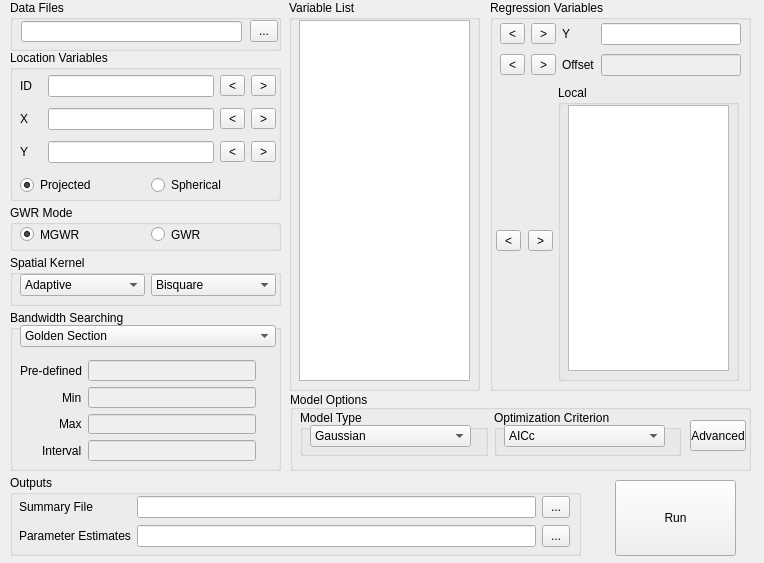
<?xml version="1.0" encoding="UTF-8"?>
<ui version="4.0">
 <class>Dialog</class>
 <widget class="QDialog" name="Dialog">
  <property name="geometry">
   <rect>
    <x>0</x>
    <y>0</y>
    <width>764</width>
    <height>563</height>
   </rect>
  </property>
  <property name="sizePolicy">
   <sizepolicy hsizetype="Fixed" vsizetype="Fixed">
    <horstretch>0</horstretch>
    <verstretch>0</verstretch>
   </sizepolicy>
  </property>
  <property name="maximumSize">
   <size>
    <width>764</width>
    <height>618</height>
   </size>
  </property>
  <property name="sizeIncrement">
   <size>
    <width>0</width>
    <height>0</height>
   </size>
  </property>
  <property name="windowTitle">
   <string>MGWR</string>
  </property>
  <property name="layoutDirection">
   <enum>Qt::LeftToRight</enum>
  </property>
  <property name="autoFillBackground">
   <bool>false</bool>
  </property>
  <widget class="QGroupBox" name="groupBox_2">
   <property name="geometry">
    <rect>
     <x>289</x>
     <y>0</y>
     <width>191</width>
     <height>391</height>
    </rect>
   </property>
   <property name="title">
    <string>Variable List</string>
   </property>
   <widget class="QListWidget" name="variableList">
    <property name="geometry">
     <rect>
      <x>10</x>
      <y>20</y>
      <width>171</width>
      <height>361</height>
     </rect>
    </property>
    <property name="focusPolicy">
     <enum>Qt::ClickFocus</enum>
    </property>
    <property name="frameShape">
     <enum>QFrame::StyledPanel</enum>
    </property>
    <property name="editTriggers">
     <set>QAbstractItemView::NoEditTriggers</set>
    </property>
    <property name="dragEnabled">
     <bool>false</bool>
    </property>
    <property name="dragDropMode">
     <enum>QAbstractItemView::NoDragDrop</enum>
    </property>
    <property name="selectionMode">
     <enum>QAbstractItemView::ExtendedSelection</enum>
    </property>
    <property name="resizeMode">
     <enum>QListView::Fixed</enum>
    </property>
   </widget>
  </widget>
  <widget class="QGroupBox" name="groupBox_6">
   <property name="geometry">
    <rect>
     <x>490</x>
     <y>0</y>
     <width>261</width>
     <height>391</height>
    </rect>
   </property>
   <property name="title">
    <string>Regression Variables</string>
   </property>
   <widget class="QWidget" name="gridLayoutWidget">
    <property name="geometry">
     <rect>
      <x>10</x>
      <y>20</y>
      <width>241</width>
      <height>61</height>
     </rect>
    </property>
    <layout class="QGridLayout" name="gridLayout">
     <item row="1" column="1">
      <widget class="QToolButton" name="addOffset">
       <property name="minimumSize">
        <size>
         <width>25</width>
         <height>20</height>
        </size>
       </property>
       <property name="text">
        <string>&gt;</string>
       </property>
      </widget>
     </item>
     <item row="1" column="0">
      <widget class="QToolButton" name="removeOffset">
       <property name="minimumSize">
        <size>
         <width>25</width>
         <height>20</height>
        </size>
       </property>
       <property name="text">
        <string>&lt;</string>
       </property>
      </widget>
     </item>
     <item row="1" column="2">
      <widget class="QLabel" name="label_5">
       <property name="text">
        <string>Offset</string>
       </property>
      </widget>
     </item>
     <item row="1" column="3">
      <widget class="QLineEdit" name="OffsetLabel">
       <property name="enabled">
        <bool>false</bool>
       </property>
       <property name="focusPolicy">
        <enum>Qt::ClickFocus</enum>
       </property>
      </widget>
     </item>
     <item row="0" column="3">
      <widget class="QLineEdit" name="responseLabel">
       <property name="focusPolicy">
        <enum>Qt::ClickFocus</enum>
       </property>
       <property name="readOnly">
        <bool>true</bool>
       </property>
      </widget>
     </item>
     <item row="0" column="2">
      <widget class="QLabel" name="label_4">
       <property name="text">
        <string>Y</string>
       </property>
      </widget>
     </item>
     <item row="0" column="1">
      <widget class="QToolButton" name="addY">
       <property name="minimumSize">
        <size>
         <width>25</width>
         <height>20</height>
        </size>
       </property>
       <property name="text">
        <string>&gt;</string>
       </property>
      </widget>
     </item>
     <item row="0" column="0">
      <widget class="QToolButton" name="removeY">
       <property name="minimumSize">
        <size>
         <width>25</width>
         <height>20</height>
        </size>
       </property>
       <property name="text">
        <string>&lt;</string>
       </property>
      </widget>
     </item>
    </layout>
   </widget>
   <widget class="QGroupBox" name="groupBox_3">
    <property name="geometry">
     <rect>
      <x>68</x>
      <y>85</y>
      <width>181</width>
      <height>296</height>
     </rect>
    </property>
    <property name="title">
     <string>Local</string>
    </property>
    <widget class="QListWidget" name="localList">
     <property name="geometry">
      <rect>
       <x>10</x>
       <y>20</y>
       <width>161</width>
       <height>266</height>
      </rect>
     </property>
     <property name="focusPolicy">
      <enum>Qt::ClickFocus</enum>
     </property>
     <property name="editTriggers">
      <set>QAbstractItemView::NoEditTriggers</set>
     </property>
     <property name="selectionMode">
      <enum>QAbstractItemView::ExtendedSelection</enum>
     </property>
    </widget>
    <zorder>localList</zorder>
    <zorder>gridLayoutWidget</zorder>
   </widget>
   <widget class="QWidget" name="horizontalLayoutWidget_5">
    <property name="geometry">
     <rect>
      <x>5</x>
      <y>225</y>
      <width>60</width>
      <height>31</height>
     </rect>
    </property>
    <layout class="QHBoxLayout" name="horizontalLayout_5">
     <item>
      <widget class="QToolButton" name="removeLocal">
       <property name="minimumSize">
        <size>
         <width>25</width>
         <height>20</height>
        </size>
       </property>
       <property name="text">
        <string>&lt;</string>
       </property>
      </widget>
     </item>
     <item>
      <widget class="QToolButton" name="addLocal">
       <property name="minimumSize">
        <size>
         <width>25</width>
         <height>20</height>
        </size>
       </property>
       <property name="text">
        <string>&gt;</string>
       </property>
      </widget>
     </item>
    </layout>
   </widget>
  </widget>
  <widget class="QGroupBox" name="groupBox_7">
   <property name="geometry">
    <rect>
     <x>10</x>
     <y>205</y>
     <width>271</width>
     <height>46</height>
    </rect>
   </property>
   <property name="title">
    <string>GWR Mode</string>
   </property>
   <widget class="QWidget" name="horizontalLayoutWidget_2">
    <property name="geometry">
     <rect>
      <x>10</x>
      <y>20</y>
      <width>256</width>
      <height>19</height>
     </rect>
    </property>
    <layout class="QHBoxLayout" name="horizontalLayout_2">
     <item>
      <widget class="QRadioButton" name="isMGWRRBTN">
       <property name="text">
        <string>MGWR</string>
       </property>
       <property name="checked">
        <bool>true</bool>
       </property>
      </widget>
     </item>
     <item>
      <widget class="QRadioButton" name="isGWRRBTN">
       <property name="enabled">
        <bool>true</bool>
       </property>
       <property name="text">
        <string>GWR</string>
       </property>
       <property name="checkable">
        <bool>true</bool>
       </property>
       <property name="checked">
        <bool>false</bool>
       </property>
      </widget>
     </item>
    </layout>
   </widget>
  </widget>
  <widget class="QGroupBox" name="kernelDropdownGrou">
   <property name="geometry">
    <rect>
     <x>10</x>
     <y>255</y>
     <width>271</width>
     <height>51</height>
    </rect>
   </property>
   <property name="title">
    <string>Spatial Kernel</string>
   </property>
   <widget class="QWidget" name="horizontalLayoutWidget_3">
    <property name="geometry">
     <rect>
      <x>10</x>
      <y>15</y>
      <width>256</width>
      <height>31</height>
     </rect>
    </property>
    <layout class="QHBoxLayout" name="horizontalLayout_3">
     <item>
      <widget class="QComboBox" name="fixedBox">
       <property name="minimumSize">
        <size>
         <width>0</width>
         <height>22</height>
        </size>
       </property>
       <item>
        <property name="text">
         <string>Adaptive</string>
        </property>
       </item>
       <item>
        <property name="text">
         <string>Fixed</string>
        </property>
       </item>
      </widget>
     </item>
     <item>
      <widget class="QComboBox" name="shapeBox">
       <property name="minimumSize">
        <size>
         <width>0</width>
         <height>22</height>
        </size>
       </property>
       <item>
        <property name="text">
         <string>Bisquare</string>
        </property>
       </item>
       <item>
        <property name="text">
         <string>Gaussian</string>
        </property>
       </item>
       <item>
        <property name="text">
         <string>Exponential</string>
        </property>
       </item>
      </widget>
     </item>
    </layout>
   </widget>
  </widget>
  <widget class="QGroupBox" name="groupBox_9">
   <property name="geometry">
    <rect>
     <x>10</x>
     <y>310</y>
     <width>271</width>
     <height>161</height>
    </rect>
   </property>
   <property name="title">
    <string>Bandwidth Searching</string>
   </property>
   <widget class="QComboBox" name="bwDropdown">
    <property name="geometry">
     <rect>
      <x>10</x>
      <y>15</y>
      <width>256</width>
      <height>22</height>
     </rect>
    </property>
    <property name="minimumSize">
     <size>
      <width>0</width>
      <height>22</height>
     </size>
    </property>
    <item>
     <property name="text">
      <string>Golden Section</string>
     </property>
    </item>
    <item>
     <property name="text">
      <string>Interval Search</string>
     </property>
    </item>
    <item>
     <property name="text">
      <string>Pre-defiend bandwidth</string>
     </property>
    </item>
   </widget>
   <widget class="QWidget" name="formLayoutWidget">
    <property name="geometry">
     <rect>
      <x>10</x>
      <y>50</y>
      <width>236</width>
      <height>101</height>
     </rect>
    </property>
    <layout class="QFormLayout" name="formLayout">
     <property name="labelAlignment">
      <set>Qt::AlignRight|Qt::AlignTrailing|Qt::AlignVCenter</set>
     </property>
     <property name="formAlignment">
      <set>Qt::AlignLeading|Qt::AlignLeft|Qt::AlignTop</set>
     </property>
     <item row="0" column="0">
      <widget class="QLabel" name="label_6">
       <property name="text">
        <string>Pre-defined</string>
       </property>
      </widget>
     </item>
     <item row="0" column="1">
      <widget class="QLineEdit" name="bwPreDefined">
       <property name="enabled">
        <bool>false</bool>
       </property>
      </widget>
     </item>
     <item row="1" column="1">
      <widget class="QLineEdit" name="bwMin">
       <property name="enabled">
        <bool>false</bool>
       </property>
      </widget>
     </item>
     <item row="2" column="1">
      <widget class="QLineEdit" name="bwMax">
       <property name="enabled">
        <bool>false</bool>
       </property>
      </widget>
     </item>
     <item row="3" column="1">
      <widget class="QLineEdit" name="bwInterval">
       <property name="enabled">
        <bool>false</bool>
       </property>
      </widget>
     </item>
     <item row="1" column="0">
      <widget class="QLabel" name="label_9">
       <property name="text">
        <string>Min</string>
       </property>
      </widget>
     </item>
     <item row="2" column="0">
      <widget class="QLabel" name="label_10">
       <property name="text">
        <string>Max</string>
       </property>
      </widget>
     </item>
     <item row="3" column="0">
      <widget class="QLabel" name="label_11">
       <property name="text">
        <string>Interval</string>
       </property>
      </widget>
     </item>
    </layout>
   </widget>
  </widget>
  <widget class="QGroupBox" name="groupBox_4">
   <property name="geometry">
    <rect>
     <x>10</x>
     <y>50</y>
     <width>271</width>
     <height>151</height>
    </rect>
   </property>
   <property name="title">
    <string>Location Variables</string>
   </property>
   <widget class="QWidget" name="horizontalLayoutWidget">
    <property name="geometry">
     <rect>
      <x>10</x>
      <y>125</y>
      <width>256</width>
      <height>21</height>
     </rect>
    </property>
    <layout class="QHBoxLayout" name="horizontalLayout">
     <item>
      <widget class="QRadioButton" name="isPrjCoorRBTN">
       <property name="text">
        <string>Projected</string>
       </property>
       <property name="checked">
        <bool>true</bool>
       </property>
      </widget>
     </item>
     <item>
      <widget class="QRadioButton" name="isSphCoorRBTN">
       <property name="text">
        <string>Spherical</string>
       </property>
      </widget>
     </item>
    </layout>
   </widget>
   <widget class="QWidget" name="gridLayoutWidget_4">
    <property name="geometry">
     <rect>
      <x>10</x>
      <y>20</y>
      <width>256</width>
      <height>101</height>
     </rect>
    </property>
    <layout class="QGridLayout" name="gridLayout_4">
     <item row="2" column="3">
      <widget class="QToolButton" name="removeYCoor">
       <property name="minimumSize">
        <size>
         <width>25</width>
         <height>20</height>
        </size>
       </property>
       <property name="text">
        <string>&gt;</string>
       </property>
      </widget>
     </item>
     <item row="0" column="2">
      <widget class="QToolButton" name="addID">
       <property name="minimumSize">
        <size>
         <width>25</width>
         <height>20</height>
        </size>
       </property>
       <property name="text">
        <string>&lt;</string>
       </property>
      </widget>
     </item>
     <item row="2" column="0">
      <widget class="QLabel" name="label_Y">
       <property name="text">
        <string>Y    </string>
       </property>
      </widget>
     </item>
     <item row="0" column="0">
      <widget class="QLabel" name="label">
       <property name="text">
        <string>ID</string>
       </property>
      </widget>
     </item>
     <item row="0" column="1">
      <widget class="QLineEdit" name="idLabel">
       <property name="text">
        <string/>
       </property>
       <property name="dragEnabled">
        <bool>true</bool>
       </property>
       <property name="readOnly">
        <bool>true</bool>
       </property>
      </widget>
     </item>
     <item row="1" column="0">
      <widget class="QLabel" name="label_X">
       <property name="text">
        <string>X    </string>
       </property>
      </widget>
     </item>
     <item row="2" column="1">
      <widget class="QLineEdit" name="yCoorLabel">
       <property name="readOnly">
        <bool>true</bool>
       </property>
      </widget>
     </item>
     <item row="1" column="2">
      <widget class="QToolButton" name="addXCoor">
       <property name="minimumSize">
        <size>
         <width>25</width>
         <height>20</height>
        </size>
       </property>
       <property name="text">
        <string>&lt;</string>
       </property>
      </widget>
     </item>
     <item row="1" column="3">
      <widget class="QToolButton" name="removeXCoor">
       <property name="minimumSize">
        <size>
         <width>25</width>
         <height>20</height>
        </size>
       </property>
       <property name="text">
        <string>&gt;</string>
       </property>
      </widget>
     </item>
     <item row="2" column="2">
      <widget class="QToolButton" name="addYCoor">
       <property name="minimumSize">
        <size>
         <width>25</width>
         <height>20</height>
        </size>
       </property>
       <property name="text">
        <string>&lt;</string>
       </property>
      </widget>
     </item>
     <item row="1" column="1">
      <widget class="QLineEdit" name="xCoorLabel">
       <property name="readOnly">
        <bool>true</bool>
       </property>
      </widget>
     </item>
     <item row="0" column="3">
      <widget class="QToolButton" name="removeID">
       <property name="minimumSize">
        <size>
         <width>25</width>
         <height>20</height>
        </size>
       </property>
       <property name="text">
        <string>&gt;</string>
       </property>
      </widget>
     </item>
    </layout>
   </widget>
  </widget>
  <widget class="QGroupBox" name="groupBox">
   <property name="geometry">
    <rect>
     <x>10</x>
     <y>0</y>
     <width>271</width>
     <height>51</height>
    </rect>
   </property>
   <property name="title">
    <string>Data Files</string>
   </property>
   <widget class="QToolButton" name="openDataBTN">
    <property name="geometry">
     <rect>
      <x>240</x>
      <y>20</y>
      <width>28</width>
      <height>22</height>
     </rect>
    </property>
    <property name="minimumSize">
     <size>
      <width>28</width>
      <height>22</height>
     </size>
    </property>
    <property name="text">
     <string>...</string>
    </property>
    <property name="toolButtonStyle">
     <enum>Qt::ToolButtonIconOnly</enum>
    </property>
   </widget>
   <widget class="QLineEdit" name="openDataPath">
    <property name="geometry">
     <rect>
      <x>11</x>
      <y>21</y>
      <width>221</width>
      <height>21</height>
     </rect>
    </property>
   </widget>
  </widget>
  <widget class="QGroupBox" name="groupBox_10">
   <property name="geometry">
    <rect>
     <x>290</x>
     <y>390</y>
     <width>461</width>
     <height>81</height>
    </rect>
   </property>
   <property name="title">
    <string>Model Options</string>
   </property>
   <property name="alignment">
    <set>Qt::AlignBottom|Qt::AlignLeading|Qt::AlignLeft</set>
   </property>
   <widget class="QWidget" name="gridLayoutWidget_5">
    <property name="geometry">
     <rect>
      <x>10</x>
      <y>20</y>
      <width>381</width>
      <height>46</height>
     </rect>
    </property>
    <layout class="QGridLayout" name="gridLayout_5">
     <item row="0" column="2">
      <widget class="QGroupBox" name="groupBox_11">
       <property name="title">
        <string>Optimization Criterion</string>
       </property>
       <widget class="QComboBox" name="optimCriDropdown">
        <property name="geometry">
         <rect>
          <x>10</x>
          <y>15</y>
          <width>161</width>
          <height>22</height>
         </rect>
        </property>
        <property name="minimumSize">
         <size>
          <width>0</width>
          <height>22</height>
         </size>
        </property>
        <item>
         <property name="text">
          <string>AICc</string>
         </property>
        </item>
        <item>
         <property name="text">
          <string>AIC</string>
         </property>
        </item>
        <item>
         <property name="text">
          <string>BIC</string>
         </property>
        </item>
        <item>
         <property name="text">
          <string>CV</string>
         </property>
        </item>
       </widget>
      </widget>
     </item>
     <item row="0" column="1">
      <widget class="QGroupBox" name="groupBox_12">
       <property name="title">
        <string>Model Type</string>
       </property>
       <widget class="QComboBox" name="modelTypeDropdown">
        <property name="geometry">
         <rect>
          <x>10</x>
          <y>15</y>
          <width>161</width>
          <height>22</height>
         </rect>
        </property>
        <property name="minimumSize">
         <size>
          <width>0</width>
          <height>22</height>
         </size>
        </property>
        <item>
         <property name="text">
          <string>Gaussian</string>
         </property>
        </item>
       </widget>
      </widget>
     </item>
    </layout>
   </widget>
   <widget class="QToolButton" name="advancedBTN">
    <property name="geometry">
     <rect>
      <x>400</x>
      <y>30</y>
      <width>56</width>
      <height>31</height>
     </rect>
    </property>
    <property name="text">
     <string>Advanced</string>
    </property>
   </widget>
  </widget>
  <widget class="QPushButton" name="runBTN">
   <property name="geometry">
    <rect>
     <x>615</x>
     <y>480</y>
     <width>121</width>
     <height>76</height>
    </rect>
   </property>
   <property name="focusPolicy">
    <enum>Qt::NoFocus</enum>
   </property>
   <property name="text">
    <string>Run</string>
   </property>
  </widget>
  <widget class="QGroupBox" name="groupBox_13">
   <property name="geometry">
    <rect>
     <x>10</x>
     <y>475</y>
     <width>571</width>
     <height>81</height>
    </rect>
   </property>
   <property name="title">
    <string>Outputs</string>
   </property>
   <widget class="QWidget" name="gridLayoutWidget_2">
    <property name="geometry">
     <rect>
      <x>9</x>
      <y>20</y>
      <width>551</width>
      <height>54</height>
     </rect>
    </property>
    <layout class="QGridLayout" name="gridLayout_2">
     <item row="1" column="2">
      <widget class="QToolButton" name="saveBetasBTN">
       <property name="minimumSize">
        <size>
         <width>28</width>
         <height>22</height>
        </size>
       </property>
       <property name="text">
        <string>...</string>
       </property>
      </widget>
     </item>
     <item row="0" column="2">
      <widget class="QToolButton" name="saveSumBTN">
       <property name="minimumSize">
        <size>
         <width>28</width>
         <height>22</height>
        </size>
       </property>
       <property name="text">
        <string>...</string>
       </property>
      </widget>
     </item>
     <item row="1" column="1">
      <widget class="QLineEdit" name="betaFileSavePath"/>
     </item>
     <item row="0" column="1">
      <widget class="QLineEdit" name="sumFileSavePath">
       <property name="readOnly">
        <bool>true</bool>
       </property>
      </widget>
     </item>
     <item row="0" column="0">
      <widget class="QLabel" name="label_7">
       <property name="text">
        <string>Summary File</string>
       </property>
      </widget>
     </item>
     <item row="1" column="0">
      <widget class="QLabel" name="label_8">
       <property name="text">
        <string>Parameter Estimates</string>
       </property>
      </widget>
     </item>
    </layout>
   </widget>
  </widget>
  <zorder>groupBox_2</zorder>
  <zorder>groupBox_6</zorder>
  <zorder>groupBox_7</zorder>
  <zorder>kernelDropdownGrou</zorder>
  <zorder>groupBox_9</zorder>
  <zorder>groupBox_4</zorder>
  <zorder>groupBox</zorder>
  <zorder>groupBox_10</zorder>
  <zorder>runBTN</zorder>
  <zorder>groupBox_13</zorder>
  <zorder>gridLayoutWidget</zorder>
  <zorder>removeY</zorder>
  <zorder>addY</zorder>
  <zorder>label_4</zorder>
  <zorder>responseLabel</zorder>
 </widget>
 <resources/>
 <connections/>
 <designerdata>
  <property name="gridDeltaX">
   <number>5</number>
  </property>
  <property name="gridDeltaY">
   <number>5</number>
  </property>
  <property name="gridSnapX">
   <bool>true</bool>
  </property>
  <property name="gridSnapY">
   <bool>true</bool>
  </property>
  <property name="gridVisible">
   <bool>true</bool>
  </property>
 </designerdata>
</ui>
